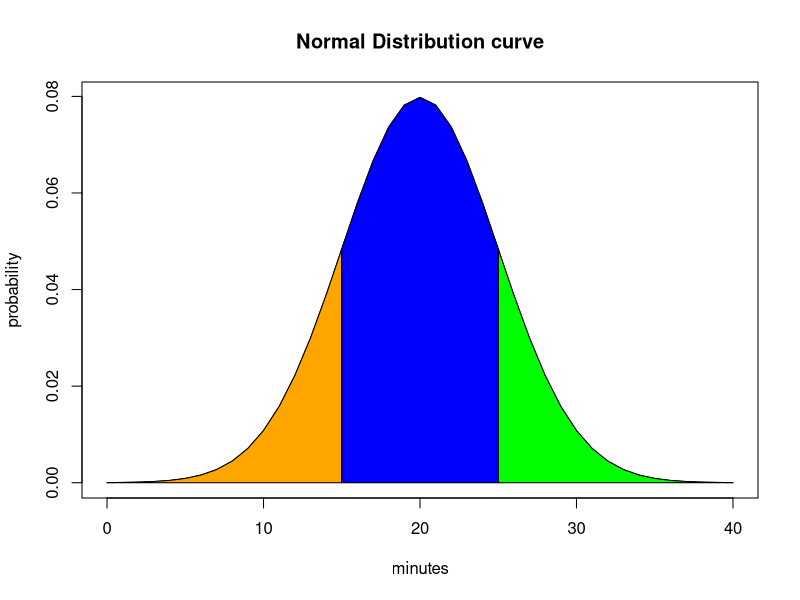

R code for this plot:
## ---- chunk 1
m = 20
sd = 5
pnorm(15, m, sd)
## ---- chunk 2
p2 = pnorm(40, mean = 20, sd = 5) - pnorm(25, mean = 20, sd = 5)
p2
## ---- chunk 3
p3 = pnorm(25, m, sd) - pnorm(15, m, sd)
p3
## ---- chunk 4
x = seq(0, 40)
y = dnorm(x, mean = 20, sd = 5)
plot(x, y, type = 'l', xlab = "minutes", ylab = "probability", main = "Normal Distribution curve")

# plotting part a)
x2 = seq(0,15)
y2 = dnorm(x2, mean = 20, sd = 5)
polygon(c(0, x2, 15), c(0, y2, 0), col = 'orange')

# plotting part b)
x3 = seq(25, 40)
y3 = dnorm(x3, mean = 20, sd = 5)
polygon(c(25, x3, 40), c(0, y3, 0), col = 'green')

# plotting part c)

x4 = seq(15, 25)
y4 = dnorm(x4, mean = 20, sd = 5)
polygon(c(15, x4, 25), c(0,y4,0), col = 'blue')
## ---- chunk 5

## ---- chunk 6
m = 1500
sd = 350

p1 = pnorm(750, m, sd)
p1
## ---- chunk 7
p2 = 1 - pnorm(2000, m, sd)
p2
## ---- chunk 8
p90 <- qnorm(0.90, mean = m, sd = sd)
p90
## ---- chunk 9
m <- 192.9
sd <- 7.1

# P(X < 200)
pnorm(200, mean = m, sd = sd)
